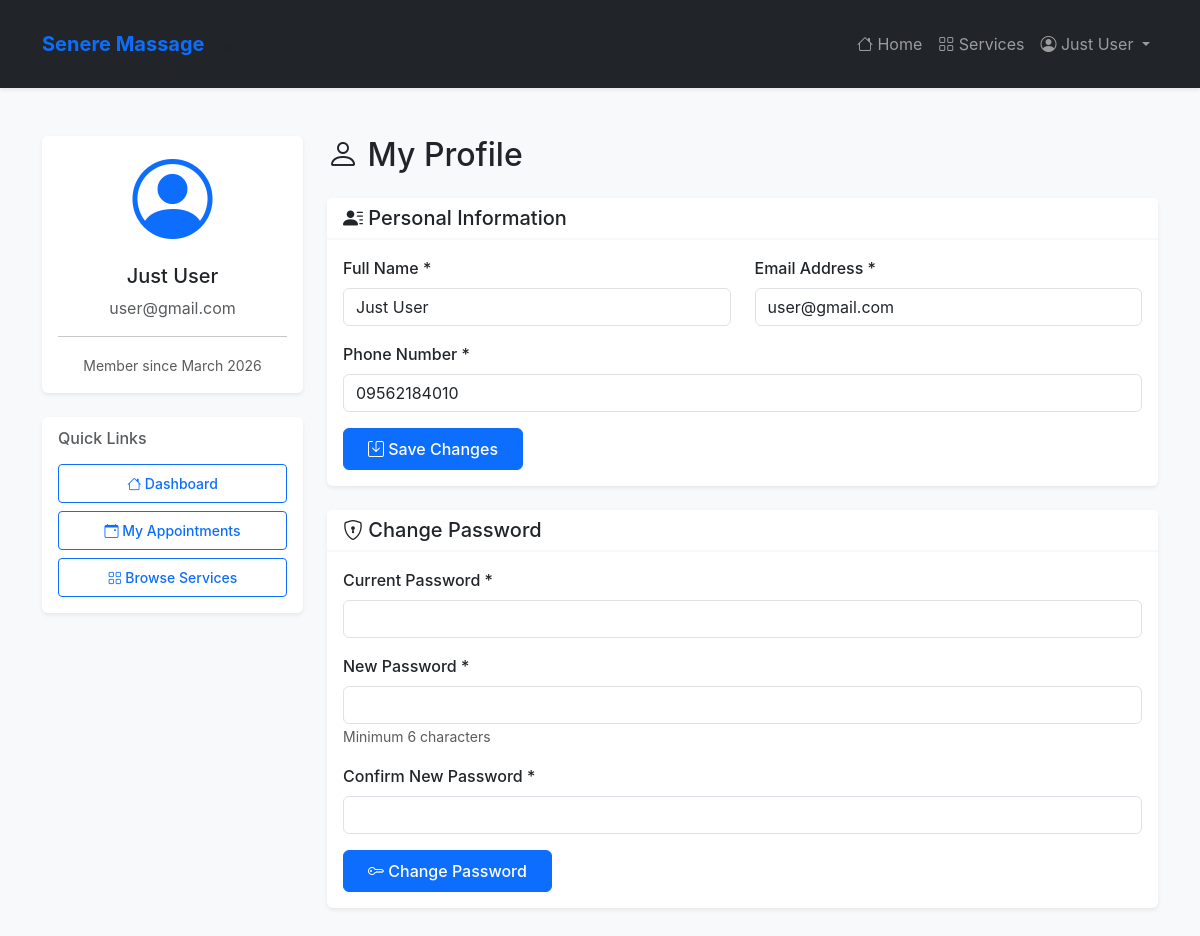
/user/profile.php (signed in), run on the app's committed database.
### tables this page shows
CREATE TABLE `users` (
  `user_id` int(11) NOT NULL,
  `full_name` varchar(100) NOT NULL,
  `email` varchar(100) NOT NULL,
  `phone` varchar(20) NOT NULL,
  `password` varchar(255) NOT NULL,
  `role` enum('user','admin') DEFAULT 'user',
  `status` enum('active','suspended','inactive') DEFAULT 'active',
  `email_verified` tinyint(1) DEFAULT 0,
  `verification_token` varchar(100) DEFAULT NULL,
  `created_at` timestamp NOT NULL DEFAULT current_timestamp(),
  `updated_at` timestamp NOT NULL DEFAULT current_timestamp() ON UPDATE current_timestamp()
);

### config/config.php (called while the page is built, shortened)
<?php
spl_autoload_register(function ($class_name) {
    $model_file = MODELS_PATH . '/' . $class_name . '.php';
});
function escape($string) {
    return htmlspecialchars($string, ENT_QUOTES, 'UTF-8');
}
function getCurrentUserId() {
    return $_SESSION['user_id'] ?? null;
}
?>

### models/User.php (called while the page is built, shortened)
<?php
class User {
    private $conn;
    private $table = 'users';
    public function __construct($db) {
        $this->conn = $db;
    }
    public function getById($id) {
        $query = "SELECT * FROM " . $this->table . " WHERE user_id = :user_id LIMIT 1";
        $stmt = $this->conn->prepare($query);
        $stmt->bindParam(':user_id', $id);
        $stmt->execute();
        if ($stmt->rowCount() > 0) {
            return $stmt->fetch();
        }
        return false;
    }
}
?>

### user/profile.php (the view, shortened to what this page needs)
<?php
require_once '../config/config.php';
$database = new Database();
$db = $database->getConnection();
$user_model = new User($db);
$user_id = getCurrentUserId();
$user = $user_model->getById($user_id);
include '../includes/header.php';
include '../includes/navbar.php';
?>
<div class="container my-5">
    <div class="row">
        <div class="col-md-3">
            <div class="card mb-4">
                <div class="card-body text-center">
                    <div class="display-1 text-primary mb-3">
                        <i class="bi bi-person-circle"></i>
                    </div>
                    <h5><?php echo escape($user['full_name']); ?></h5>
                    <p class="text-muted mb-0"><?php echo escape($user['email']); ?></p>
                    <hr>
                    <small class="text-muted">
                        Member since <?php echo date('F Y', strtotime($user['created_at'])); ?>
                    </small>
                </div>
            </div>
            <div class="card">
                <div class="card-body">
                    <h6 class="card-subtitle mb-3 text-muted">Quick Links</h6>
                    <div class="d-grid gap-2">
                        <a href="dashboard.php" class="btn btn-outline-primary btn-sm">
                            <i class="bi bi-house"></i> Dashboard
                        </a>
                        <a href="appointments.php" class="btn btn-outline-primary btn-sm">
                            <i class="bi bi-calendar-event"></i> My Appointments
                        </a>
                        <a href="services.php" class="btn btn-outline-primary btn-sm">
                            <i class="bi bi-grid"></i> Browse Services
                        </a>
                    </div>
                </div>
            </div>
        </div>
        <div class="col-md-9">
            <h2 class="mb-4"><i class="bi bi-person"></i> My Profile</h2>
            <div class="card mb-4">
                <div class="card-header">
                    <h5 class="mb-0"><i class="bi bi-person-lines-fill"></i> Personal Information</h5>
                </div>
                <div class="card-body">
                    <form method="POST" action="">
                        <div class="row">
                            <div class="col-md-6 mb-3">
                                <label for="full_name" class="form-label">Full Name *</label>
                                <input type="text" class="form-control" id="full_name" name="full_name"
                                       value="<?php echo escape($user['full_name']); ?>" required>
                            </div>
                            <div class="col-md-6 mb-3">
                                <label for="email" class="form-label">Email Address *</label>
                                <input type="email" class="form-control" id="email" name="email"
                                       value="<?php echo escape($user['email']); ?>" required>
                            </div>
                        </div>
                        <div class="mb-3">
                            <label for="phone" class="form-label">Phone Number *</label>
                            <input type="tel" class="form-control" id="phone" name="phone"
                                   value="<?php echo escape($user['phone']); ?>" required>
                        </div>
                        <button type="submit" name="update_profile" class="btn btn-primary">
                            <i class="bi bi-save"></i> Save Changes
                        </button>
                    </form>
                </div>
            </div>
            <div class="card">
                <div class="card-header">
                    <h5 class="mb-0"><i class="bi bi-shield-lock"></i> Change Password</h5>
                </div>
                <div class="card-body">
                    <form method="POST" action="">
                        <div class="mb-3">
                            <label for="current_password" class="form-label">Current Password *</label>
                            <input type="password" class="form-control" id="current_password"
                                   name="current_password" required>
                        </div>
                        <div class="mb-3">
                            <label for="new_password" class="form-label">New Password *</label>
                            <input type="password" class="form-control" id="new_password"
                                   name="new_password" required>
                            <small class="text-muted">Minimum 6 characters</small>
                        </div>
                        <div class="mb-3">
                            <label for="confirm_password" class="form-label">Confirm New Password *</label>
                            <input type="password" class="form-control" id="confirm_password"
                                   name="confirm_password" required>
                        </div>
                        <button type="submit" name="change_password" class="btn btn-primary">
                            <i class="bi bi-key"></i> Change Password
                        </button>
                    </form>
                </div>
            </div>
        </div>
    </div>
</div>
<?php include '../includes/footer.php'; ?>

### assets/css/style.css (style rules this page uses)
:root { --primary-color: #0d6efd; --secondary-color: #6c757d; --success-color: #198754; --danger-color: #dc3545; --warning-color: #ffc107; --info-color: #0dcaf0; }
body { font-family: -apple-system, BlinkMacSystemFont, "Segoe UI", Roboto, "Helvetica Neue", Arial, sans-serif; background-color: #f8f9fa; }
.card { border: none; box-shadow: 0 0.125rem 0.25rem rgba(0, 0, 0, 0.075); transition: transform 0.3s, box-shadow 0.3s; }
.card-header { background-color: #fff; border-bottom: 2px solid #f8f9fa; font-weight: 600; }
.form-label { font-weight: 500; margin-bottom: 0.5rem; }
.btn { padding: 0.5rem 1.5rem; font-weight: 500; }
.btn-primary { background-color: var(--primary-color); border-color: var(--primary-color); }
.btn, .btn-group, button, a { position: relative; z-index: 2; }
.card, .table-responsive { position: relative; z-index: auto; }

### data on the page
users: full_name "Just User", email "user@gmail.com", created_at "March 2026", phone "09562184010"

### other printed values
SITE_NAME "Senere Massage"
$_SESSION['full_name'] "Just User"
